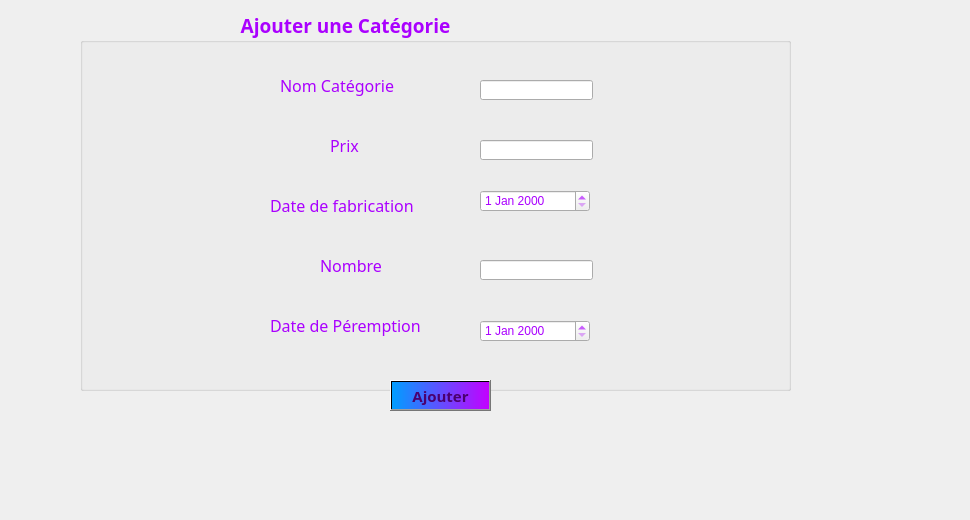
     <widget class="QWidget" name="tab_categorie_8">
      <attribute name="title">
       <string>Ajouter</string>
      </attribute>
      <widget class="QGroupBox" name="groupBox_catgorie_4">
       <property name="geometry">
        <rect>
         <x>80</x>
         <y>10</y>
         <width>711</width>
         <height>381</height>
        </rect>
       </property>
       <property name="font">
        <font>
         <family>Lucida Calligraphy</family>
         <pointsize>14</pointsize>
         <weight>75</weight>
         <bold>true</bold>
        </font>
       </property>
       <property name="styleSheet">
        <string notr="true">color: rgb(170, 0, 255);
border-color: rgb(170, 0, 255);</string>
       </property>
       <property name="title">
        <string>                                Ajouter une Catégorie</string>
       </property>
       <widget class="QLabel" name="label_categorie_28">
        <property name="geometry">
         <rect>
          <x>190</x>
          <y>180</y>
          <width>171</width>
          <height>31</height>
         </rect>
        </property>
        <property name="font">
         <font>
          <family>Lucida Calligraphy</family>
          <pointsize>12</pointsize>
         </font>
        </property>
        <property name="text">
         <string>Date de fabrication</string>
        </property>
       </widget>
       <widget class="QLineEdit" name="lineEdit_categorie_12">
        <property name="geometry">
         <rect>
          <x>400</x>
          <y>70</y>
          <width>113</width>
          <height>20</height>
         </rect>
        </property>
       </widget>
       <widget class="QLabel" name="label_categorie_33">
        <property name="geometry">
         <rect>
          <x>200</x>
          <y>60</y>
          <width>171</width>
          <height>31</height>
         </rect>
        </property>
        <property name="font">
         <font>
          <family>Lucida Calligraphy</family>
          <pointsize>12</pointsize>
         </font>
        </property>
        <property name="text">
         <string>Nom Catégorie</string>
        </property>
       </widget>
       <widget class="QLabel" name="label_categorie_34">
        <property name="geometry">
         <rect>
          <x>250</x>
          <y>120</y>
          <width>171</width>
          <height>31</height>
         </rect>
        </property>
        <property name="font">
         <font>
          <family>Lucida Calligraphy</family>
          <pointsize>12</pointsize>
         </font>
        </property>
        <property name="text">
         <string>Prix</string>
        </property>
       </widget>
       <widget class="QDateEdit" name="dateEdit_categorie_7">
        <property name="geometry">
         <rect>
          <x>400</x>
          <y>180</y>
          <width>110</width>
          <height>22</height>
         </rect>
        </property>
       </widget>
       <widget class="QLineEdit" name="lineEdit_categorie_13">
        <property name="geometry">
         <rect>
          <x>400</x>
          <y>130</y>
          <width>113</width>
          <height>20</height>
         </rect>
        </property>
       </widget>
       <widget class="QDateEdit" name="dateEdit_categorie_8">
        <property name="geometry">
         <rect>
          <x>400</x>
          <y>310</y>
          <width>110</width>
          <height>22</height>
         </rect>
        </property>
       </widget>
       <widget class="QLabel" name="label_categorie_29">
        <property name="geometry">
         <rect>
          <x>190</x>
          <y>300</y>
          <width>191</width>
          <height>31</height>
         </rect>
        </property>
        <property name="font">
         <font>
          <family>Lucida Calligraphy</family>
          <pointsize>12</pointsize>
         </font>
        </property>
        <property name="text">
         <string>Date de Péremption</string>
        </property>
       </widget>
       <widget class="QLineEdit" name="lineEdit_categorie_14">
        <property name="geometry">
         <rect>
          <x>400</x>
          <y>250</y>
          <width>113</width>
          <height>20</height>
         </rect>
        </property>
       </widget>
       <widget class="QLabel" name="label_categorie_35">
        <property name="geometry">
         <rect>
          <x>240</x>
          <y>240</y>
          <width>171</width>
          <height>31</height>
         </rect>
        </property>
        <property name="font">
         <font>
          <family>Lucida Calligraphy</family>
          <pointsize>12</pointsize>
         </font>
        </property>
        <property name="text">
         <string>Nombre</string>
        </property>
       </widget>
      </widget>
      <widget class="QLabel" name="label_categorie_2">
       <property name="geometry">
        <rect>
         <x>-20</x>
         <y>-10</y>
         <width>961</width>
         <height>511</height>
        </rect>
       </property>
       <property name="text">
        <string/>
       </property>
       <property name="pixmap">
        <pixmap>../../../../../../Downloads/155296947_507314950275690_225535330781415924_n.jpg</pixmap>
       </property>
      </widget>
      <widget class="QPushButton" name="pushButton_categorie_4">
       <property name="geometry">
        <rect>
         <x>390</x>
         <y>380</y>
         <width>101</width>
         <height>31</height>
        </rect>
       </property>
       <property name="font">
        <font>
         <family>Lucida Calligraphy</family>
         <pointsize>11</pointsize>
         <weight>75</weight>
         <bold>true</bold>
        </font>
       </property>
       <property name="styleSheet">
        <string notr="true">background-color: qlineargradient(spread:pad, x1:0, y1:0, x2:1, y2:0, stop:0 rgba(0, 158, 255, 255), stop:1 rgba(195, 0, 255, 255));
color: rgb(74, 0, 111);</string>
       </property>
       <property name="text">
        <string>Ajouter</string>
       </property>
      </widget>
      <zorder>label_categorie_2</zorder>
      <zorder>groupBox_catgorie_4</zorder>
      <zorder>pushButton_categorie_4</zorder>
     </widget>
